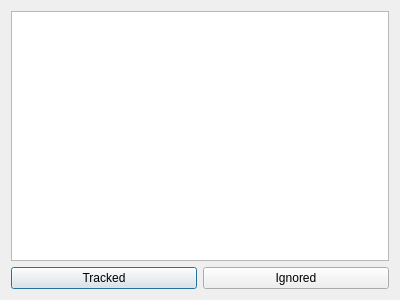
<?xml version="1.0" encoding="UTF-8"?>
<ui version="4.0">
 <class>FilterUtilityDialog</class>
 <widget class="QDialog" name="FilterUtilityDialog">
  <property name="geometry">
   <rect>
    <x>0</x>
    <y>0</y>
    <width>400</width>
    <height>300</height>
   </rect>
  </property>
  <property name="windowTitle">
   <string>Filter Utility</string>
  </property>
  <layout class="QVBoxLayout" name="verticalLayout">
   <item>
    <widget class="QTextBrowser" name="textBrowser"/>
   </item>
   <item>
    <layout class="QHBoxLayout" name="horizontalLayout">
     <item>
      <widget class="QPushButton" name="trackedButton">
       <property name="text">
        <string>Tracked</string>
       </property>
      </widget>
     </item>
     <item>
      <widget class="QPushButton" name="ignoredButton">
       <property name="text">
        <string>Ignored</string>
       </property>
      </widget>
     </item>
    </layout>
   </item>
  </layout>
 </widget>
 <resources/>
 <connections/>
</ui>
